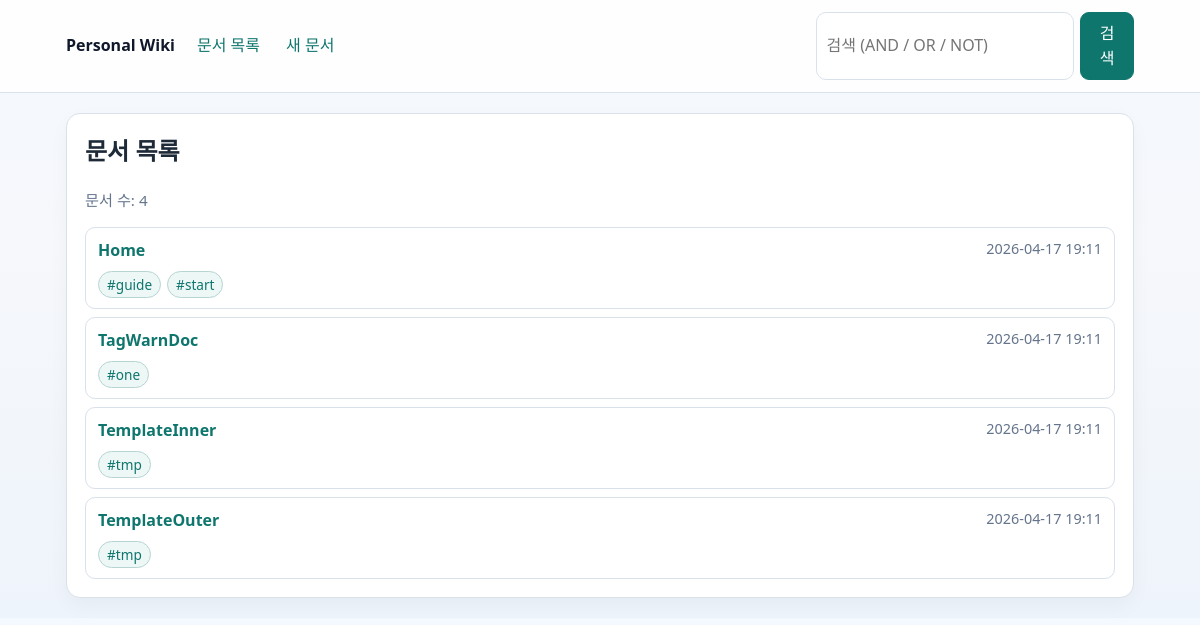
The page / on the database its author committed.
### tables this page shows
CREATE TABLE docs (
            id INTEGER PRIMARY KEY AUTOINCREMENT,
            title TEXT NOT NULL COLLATE NOCASE UNIQUE,
            slug TEXT NOT NULL UNIQUE,
            file_path TEXT NOT NULL,
            meta_json TEXT NOT NULL DEFAULT '{}',
            created_at TEXT NOT NULL,
            updated_at TEXT NOT NULL
        );

CREATE TABLE tags (
            id INTEGER PRIMARY KEY AUTOINCREMENT,
            name TEXT NOT NULL COLLATE NOCASE UNIQUE
        );

### app.py (the view)
@app.route("/")
def index():
    conn = get_db()
    docs = fetch_docs_for_index(conn)
    return render_template("index.html", docs=docs)

### app.py (called while the page is built)
def connect_db() -> sqlite3.Connection:
    conn = sqlite3.connect(DB_PATH)
    conn.row_factory = sqlite3.Row
    conn.execute("PRAGMA busy_timeout = 5000")
    conn.execute("PRAGMA temp_store = MEMORY")
    conn.execute("PRAGMA cache_size = -20000")
    conn.execute("PRAGMA foreign_keys = ON")
    return conn

def get_db() -> sqlite3.Connection:
    if "db" not in g:
        g.db = connect_db()
    return g.db

def build_doc_tag_map(conn: sqlite3.Connection, doc_ids: list[int]) -> dict[int, list[str]]:
    unique_doc_ids: list[int] = []
    seen: set[int] = set()
    for doc_id in doc_ids:
        if doc_id in seen:
            continue
        seen.add(doc_id)
        unique_doc_ids.append(doc_id)
    if not unique_doc_ids:
        return {}
    placeholders = ",".join("?" for _ in unique_doc_ids)
    rows = conn.execute(
        f"""
        SELECT dt.doc_id, t.name
        FROM doc_tags dt
        JOIN tags t ON t.id = dt.tag_id
        WHERE dt.doc_id IN ({placeholders})
        ORDER BY dt.doc_id, t.name COLLATE NOCASE
        """,
        unique_doc_ids,
    ).fetchall()
    mapping: dict[int, list[str]] = defaultdict(list)
    for row in rows:
        mapping[int(row["doc_id"])].append(str(row["name"]))
    return dict(mapping)

def fetch_docs_for_index(conn: sqlite3.Connection) -> list[dict]:
    rows = conn.execute(
        """
        SELECT id, title, slug, created_at, updated_at
        FROM docs
        ORDER BY updated_at DESC, title COLLATE NOCASE
        """
    ).fetchall()
    tag_map = build_doc_tag_map(conn, [int(row["id"]) for row in rows])
    docs: list[dict] = []
    for row in rows:
        item = dict(row)
        item["tags"] = tag_map.get(int(row["id"]), [])
        docs.append(item)
    return docs

@app.template_filter("pretty_time")
def pretty_time_filter(value: str) -> str:
    try:
        dt = datetime.fromisoformat(value)
        return dt.strftime("%Y-%m-%d %H:%M")
    except ValueError:
        return value

### templates/index.html (shortened to what this page needs)
{% extends "base.html" %}
{% block content %}
<section class="panel">
  <h1>문서 목록</h1>
  <p class="muted">문서 수: {{ docs|length }}</p>
  {% if docs %}
    <ul class="doc-list">
      {% for doc in docs %}
        <li class="doc-item">
          <div class="doc-head">
            <a class="doc-title" href="{{ url_for('view_doc', slug=doc.slug) }}">{{ doc.title }}</a>
            <span class="doc-time">{{ doc.updated_at|pretty_time }}</span>
          </div>
          {% if doc.tags %}
            <div class="tag-row">
              {% for tag in doc.tags %}
                <a class="tag" href="{{ url_for('docs_by_tag', tag_name=tag) }}">#{{ tag }}</a>
              {% endfor %}
            </div>
          {% endif %}
        </li>
      {% endfor %}
    </ul>
  {% else %}
    <p>아직 문서가 없습니다. <a href="{{ url_for('new_doc') }}">첫 문서 만들기</a></p>
  {% endif %}
</section>
{% endblock %}

### templates/base.html (shortened to what this page needs)
<!doctype html>
<html lang="ko">
  <head>
    <link rel="stylesheet" href="{{ url_for('static', filename='style.css') }}">
  </head>
  <body>
    <header class="topbar">
      <div class="topbar-inner">
        <a class="brand" href="{{ url_for('index') }}">Personal Wiki</a>
        <nav class="menu">
          <a href="{{ url_for('index') }}">문서 목록</a>
          <a href="{{ url_for('new_doc') }}">새 문서</a>
        </nav>
        <form class="search-form" action="{{ url_for('search') }}" method="get">
          <input
            type="text"
            name="q"
            value="{{ request.args.get('q', '') }}"
            placeholder="검색 (AND / OR / NOT)"
            autocomplete="off"
          >
          <button type="submit">검색</button>
        </form>
      </div>
    </header>
    <main class="container">
      {% block content %}{% endblock %}
    </main>
  </body>
</html>

### static/style.css (style rules this page uses)
:root { --bg: #f6f8fb; --panel: #ffffff; --line: #d9e1ea; --text: #1e2a37; --muted: #64748b; --link: #0f766e; --link-hover: #115e59; --danger: #b42318; }
* { box-sizing: border-box; }
body { margin: 0; background: linear-gradient(180deg, #f4f8ff 0%, #f6f8fb 40%, #eef4fb 100%); color: var(--text); font-family: "Segoe UI", "Noto Sans KR", sans-serif; line-height: 1.55; }
a { color: var(--link); text-decoration: none; }
.topbar { position: sticky; top: 0; z-index: 10; background: #ffffffd9; backdrop-filter: blur(6px); border-bottom: 1px solid var(--line); }
.topbar-inner { max-width: 1100px; margin: 0 auto; padding: 12px 16px; display: flex; gap: 14px; align-items: center; flex-wrap: wrap; }
.brand { font-weight: 700; color: #0f172a; }
.menu { display: flex; gap: 10px; }
.menu a { padding: 6px 8px; border-radius: 8px; }
.search-form { margin-left: auto; display: flex; gap: 6px; }
.search-form input { width: min(340px, 70vw); border: 1px solid var(--line); border-radius: 8px; padding: 8px 10px; background: #fff; }
.container { max-width: 1100px; margin: 20px auto; padding: 0 16px; display: grid; gap: 14px; }
.panel { background: var(--panel); border: 1px solid var(--line); border-radius: 14px; padding: 18px; box-shadow: 0 8px 20px rgba(15, 23, 42, 0.04); }
h1, h2, h3 { margin-top: 0; }
.muted { color: var(--muted); font-size: 0.95rem; }
.doc-list { list-style: none; margin: 0; padding: 0; display: grid; gap: 8px; }
.doc-item { border: 1px solid var(--line); border-radius: 10px; padding: 10px 12px; background: #fff; }
.doc-head { display: flex; justify-content: space-between; gap: 8px; }
.doc-title { font-weight: 600; }
.doc-time { color: var(--muted); font-size: 0.9rem; }
.tag-row { display: flex; gap: 6px; flex-wrap: wrap; margin-top: 8px; }
.tag { display: inline-block; border: 1px solid #b6d5d2; background: #ecf7f6; color: #0f766e; padding: 2px 8px; border-radius: 999px; font-size: 0.85rem; }
input[type="text"], textarea { width: 100%; border: 1px solid var(--line); border-radius: 10px; padding: 10px; background: #fff; color: var(--text); font: inherit; }
.button, button { border: 1px solid #0f766e; background: #0f766e; color: #fff; border-radius: 9px; padding: 8px 14px; cursor: pointer; font: inherit; }

### rows shown on the page
docs: title "Home", updated_at|pretty_time "2026-04-17 19:11"
tags: name "guide"
tags: name "start"
docs: title "TagWarnDoc", updated_at|pretty_time "2026-04-17 19:11"
tags: name "one"
docs: title "TemplateInner", updated_at|pretty_time "2026-04-17 19:11"
tags: name "tmp"
docs: title "TemplateOuter", updated_at|pretty_time "2026-04-17 19:11"

### other values the page prints
{{ docs|length }} "4"
